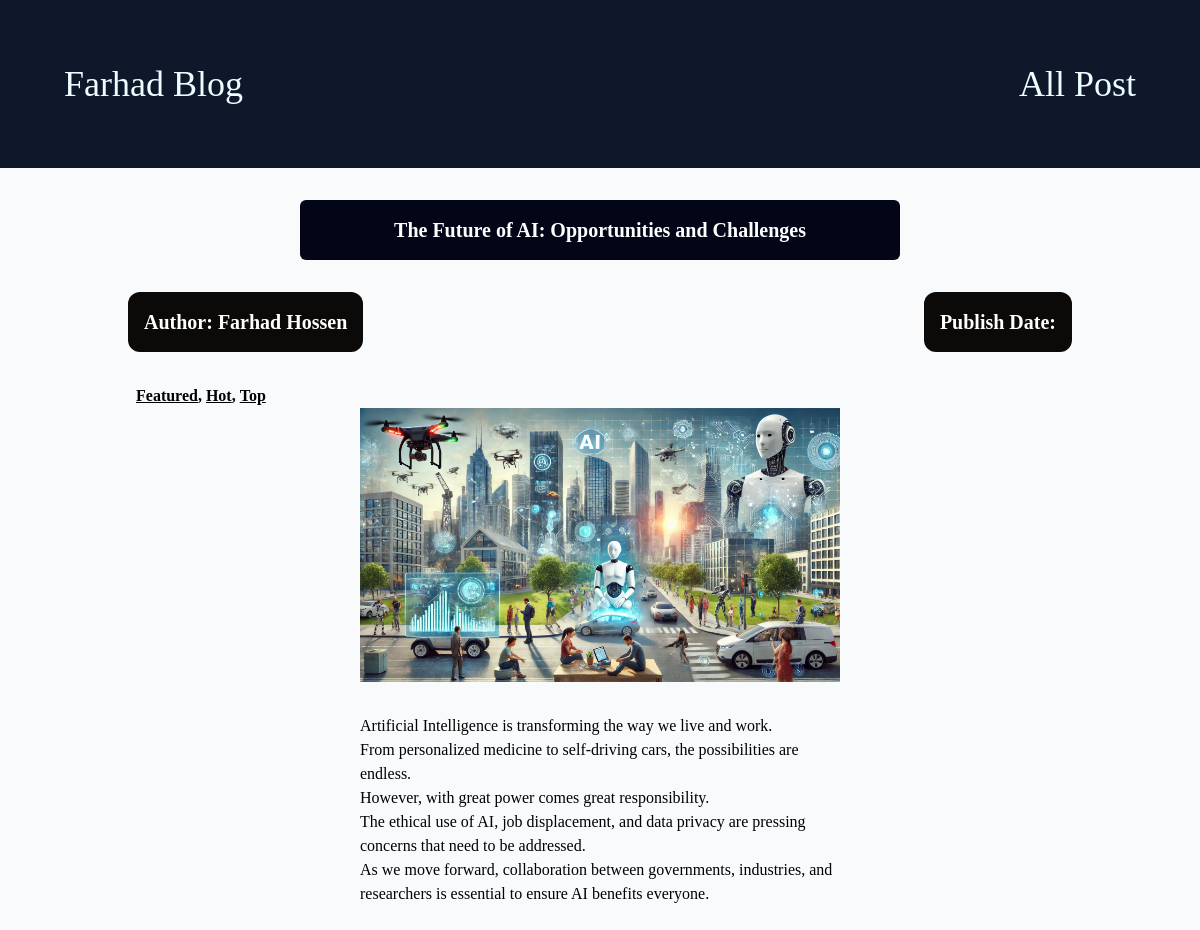
The page /post/the-future-of-ai-opportunities-and-challenges on the database its author committed.
### blog/models.py (models this page shows, shortened)
class Post(models.Model):
    title = models.CharField(max_length=100)
    image_name = models.CharField(max_length=100)
    date_posted = models.DateTimeField(auto_now=True)
    author = models.ForeignKey(Author, on_delete=models.SET_NULL, null=True, related_name='posts')
    content = models.TextField()
    slug = models.SlugField(max_length=100, unique=True)
    tags = models.ManyToManyField(Tag, related_name='posts')

class Author(models.Model):
    first_name = models.CharField(max_length=100)
    last_name = models.CharField(max_length=100)
    email_address = models.EmailField(max_length=100)
    def __str__(self):
        return f"{self.first_name} {self.last_name}"

class Tag(models.Model):
    caption = models.CharField(max_length=20)

### blog/views.py (the view)
# urls.py: path("post/<slug:slug>", views.post_detail_page, name="post_detail_page")
def post_detail_page(request, slug):
    try:
        single_post = Post.objects.get(slug=slug)
    except:
        return render(request, "blog/404.html")
    return render(request, "blog/post_detail.html", {
        "post" : single_post,
        "tags" : single_post.tags.all()
    })

### blog/templates/blog/post_detail.html (shortened to what this page needs)
{% extends "base.html" %}
{% load static %}
{% block content %}
<div class="bg-slate-950 text-white flex justify-center mx-auto rounded-md w-1/2 mb-4 mt-8"><h1 class="text-xl font-bold py-4">{{ post.title }}</h1></div>
<div class="flex justify-between px-32 mt-8 mb-8">
    <div><a href="mailto:{{ post.author.email_address }}"><h1 class="text-xl font-bold bg-stone-950 text-white p-4 rounded-xl">Author: {{ post.author }}</h1></a></div>
    <div class="text-xl font-bold bg-stone-950 text-white p-4 rounded-xl">Publish Date: <time>{{ post.date|date:"D M Y"}}</time></div>
</div>
<div class="ml-10 pl-24">
    {% for tag in tags %}
        <span class="underline font-bold">{{ tag.caption }}{% if not forloop.last %},{% endif %}</span>
    {% endfor %}
</div>
<div class="w-2/5 mx-auto mb-16">
    <div class="mb-8"><img src="{% static "image/"|add:post.image_name %}" alt="{{ post.title }}" class="w-[100%]"></div>
    <div class=""><p>{{ post.content|linebreaks }}</p></div>
</div>
{% endblock content %}

### rows shown on the page
Post: title "The Future of AI: Opportunities and Challenges", author "Farhad Hossen", image_name (picture), content "Artificial Intelligence is transforming the way we live and work. From personalized medicine to self-driving cars, the possibilities are endless. However, with great power comes great responsibility. The ethical use of AI, job displacement, and data privacy are pressing concerns that need to be addressed. As we move forward, collaboration between governments, industries, and researchers is essential to ensure AI benefits everyone."
Tag: caption "Featured"
Tag: caption "Hot"
Tag: caption "Top"
